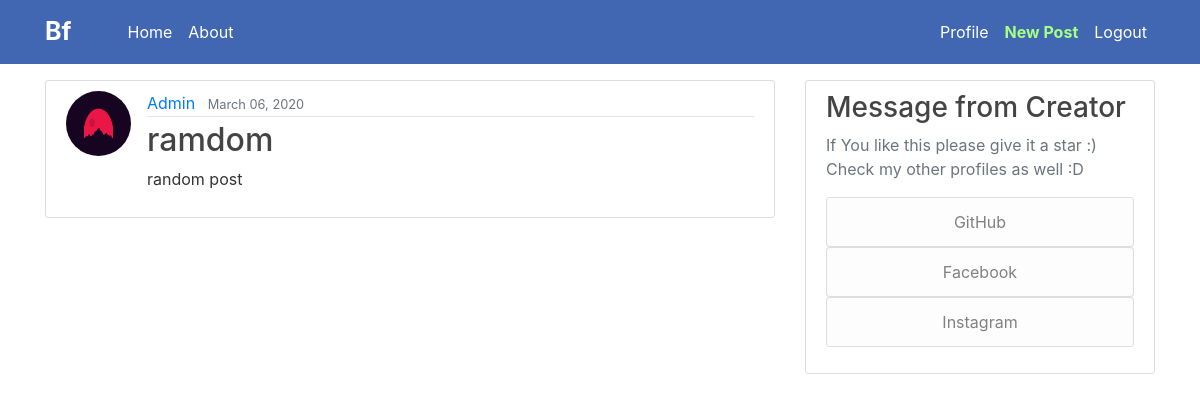
The app's page / (signed in), older data.
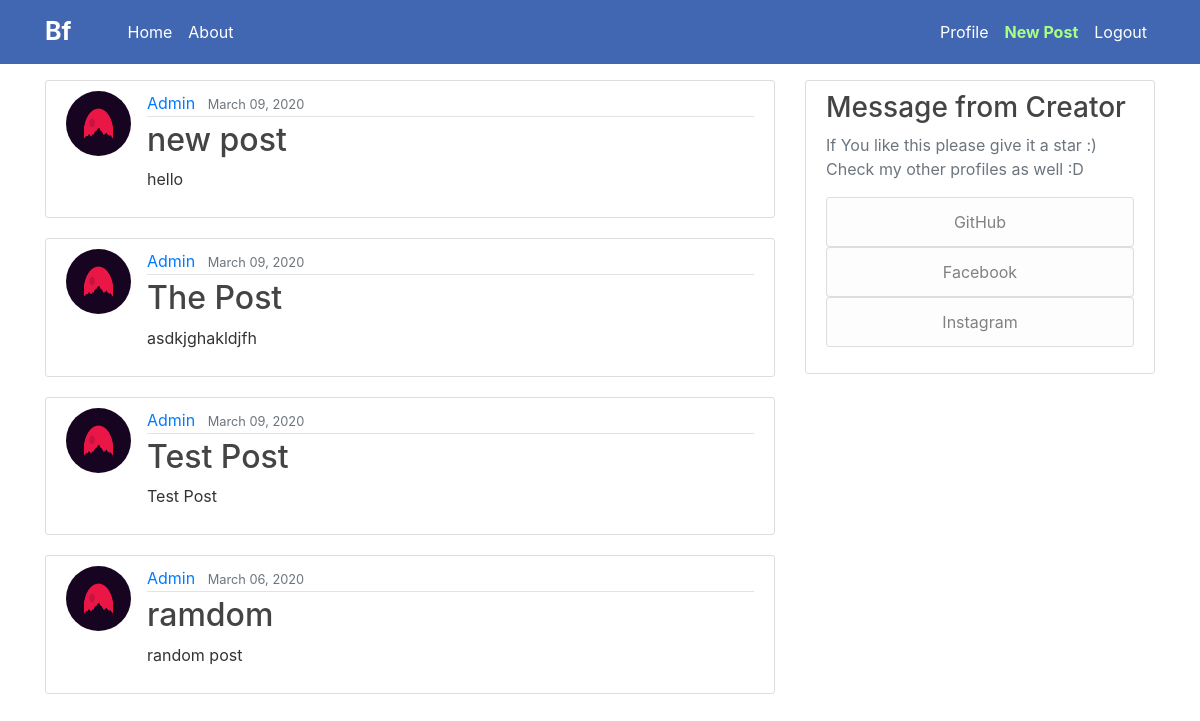
The same page, newer data.
### blog/models.py (models this page shows, shortened)
class Post(models.Model):
    author = models.ForeignKey(User, on_delete=models.CASCADE)
    content = models.TextField()
    date_posted = models.DateTimeField(default=timezone.now)
    title = models.CharField(max_length=20)

### users/models.py (models this page shows, shortened)
class Profile(models.Model):
    user = models.OneToOneField(User, on_delete=models.CASCADE)
    image = models.ImageField(default='default.png', upload_to='profile_pics')

### blog/views.py (the view)
# urls.py: path('', PostListView.as_view(), name='blog-home'),
class PostListView(LoginRequiredMixin, ListView):
    model = Post
    template_name = 'blog/home.html'
    context_object_name = 'posts'
    ordering = ['-date_posted']

### blog/templates/blog/home.html (shortened to what this page needs)
{% extends "blog/base.html" %}
    {% block content %}
        {% for post in posts %}
            <article class="media content-section">
                <img src="{{ post.author.profile.image.url }}" class="rounded-circle article-img" alt="">
              <div class="media-body">
                <div class="article-metadata">
                  <a class="mr-2" href="#">{{ post.author }}</a>
                  <small class="text-muted">{{ post.date_posted|date:"F d, Y" }}</small>
                </div>
                <h2><a class="article-title" href="#">{{ post.title }}</a></h2>
                <p class="article-content">{{ post.content }}</p>
              </div>
            </article>
        {% endfor %}
    {% endblock content %}

### blog/templates/blog/base.html (shortened to what this page needs)
{% load static %}
<!DOCTYPE html>
<html lang="en">
<head>
    <link rel="stylesheet" href="https://stackpath.bootstrapcdn.com/bootstrap/4.4.1/css/bootstrap.min.css">
    <link rel="stylesheet" href="{% static "blog/main.css" %}">
</head>
<body>
    <header class="site-header">
      <nav class="navbar navbar-expand-md navbar-dark fixed-top" style="background-color: #4267b2">
        <div class="container">
          <a class="navbar-brand mr-5" id="site" href="{% url 'blog-home' %}">Bf</a>
          <div class="collapse navbar-collapse" id="navbarToggle">
            <div class="navbar-nav mr-auto">
                {% if user.is_authenticated %}
                    <a class="nav-item nav-link" href="{% url 'blog-home' %}">Home</a>
                        <a class="nav-item nav-link" href="{% url 'blog-about' %}">About</a>
                {% endif %}
            </div>
            <div class="navbar-nav">
                {% if user.is_authenticated %}
                    <a class="nav-item nav-link" href="{% url 'profile' %}">Profile</a>
                    <a class="nav-item nav-link" href="{% url 'post-create' %}" style="color: #a7ff83; font-weight: bold">New Post</a>
                    <a class="nav-item nav-link" href="{% url 'logout' %}">Logout</a>
                {% else %}
                    <a class="nav-item nav-link" href="{% url 'login' %}">Login</a>
                    <a class="nav-item nav-link" id="register" href="{% url 'register' %}">Sign Up</a>
                {% endif %}
            </div>
          </div>
        </div>
      </nav>
</header>
    <main role="main" class="container">
      <div class="row">
        <div class="col-md-8">
            {% block content %}{% endblock %}
        </div>
        <div class="col-md-4">
          <div class="content-section">
            <h3>Message from Creator</h3>
            <p class='text-muted'>
                If You like this please give it a star :)<br/>
                Check my other profiles as well :D
              <ul class="list-group">
                <a href="https://github.com/mayursamnani36" class="text-decoration-none"><li class="list-group-item list-group-item-light btn btn-outline-success">GitHub</li></a>
                <a href="https://www.facebook.com/mayur.samnani" class="text-decoration-none"><li class="list-group-item list-group-item-light btn btn-outline-info">Facebook</li></a>
                <a href="https://www.instagram.com/mayur_samnani/?hl=en" class="text-decoration-none"><li class="list-group-item list-group-item-light btn btn-outline-dark">Instagram</li></a>
                </ul>
            </p>
          </div>
        </div>
      </div>
</main>
</body>
</html>

### blog/static/blog/main.css (style rules this page uses)
body { background: #ffffff; color: #333333 ; margin-top: 5rem; }
h1, h2, h3, h4, h5, h6 { color: #444444; }
ul { margin: 0; }
.site-header .navbar-nav .nav-link { color: #ffffff; }
.content-section { background: #ffffff; padding: 10px 20px; border: 1px solid #dddddd; border-radius: 3px; margin-bottom: 20px; }
.article-title { color: #444444; }
.article-content { white-space: pre-line; }
.article-img { height: 65px; width: 65px; margin-right: 16px; }
.article-metadata { padding-bottom: 1px; margin-bottom: 4px; border-bottom: 1px solid #e3e3e3 }
#site { font-weight: bold; font-size: 25px; }

Row changes from the older to the newer data that the page shows:
added Post: author.profile.image (picture), author "Admin", date_posted "March 09, 2020", title "new post", content "hello"
added Post: author.profile.image (picture), author "Admin", date_posted "March 09, 2020", title "The Post", content "asdkjghakldjfh"
added Post: author.profile.image (picture), author "Admin", date_posted "March 09, 2020", title "Test Post", content "Test Post"
